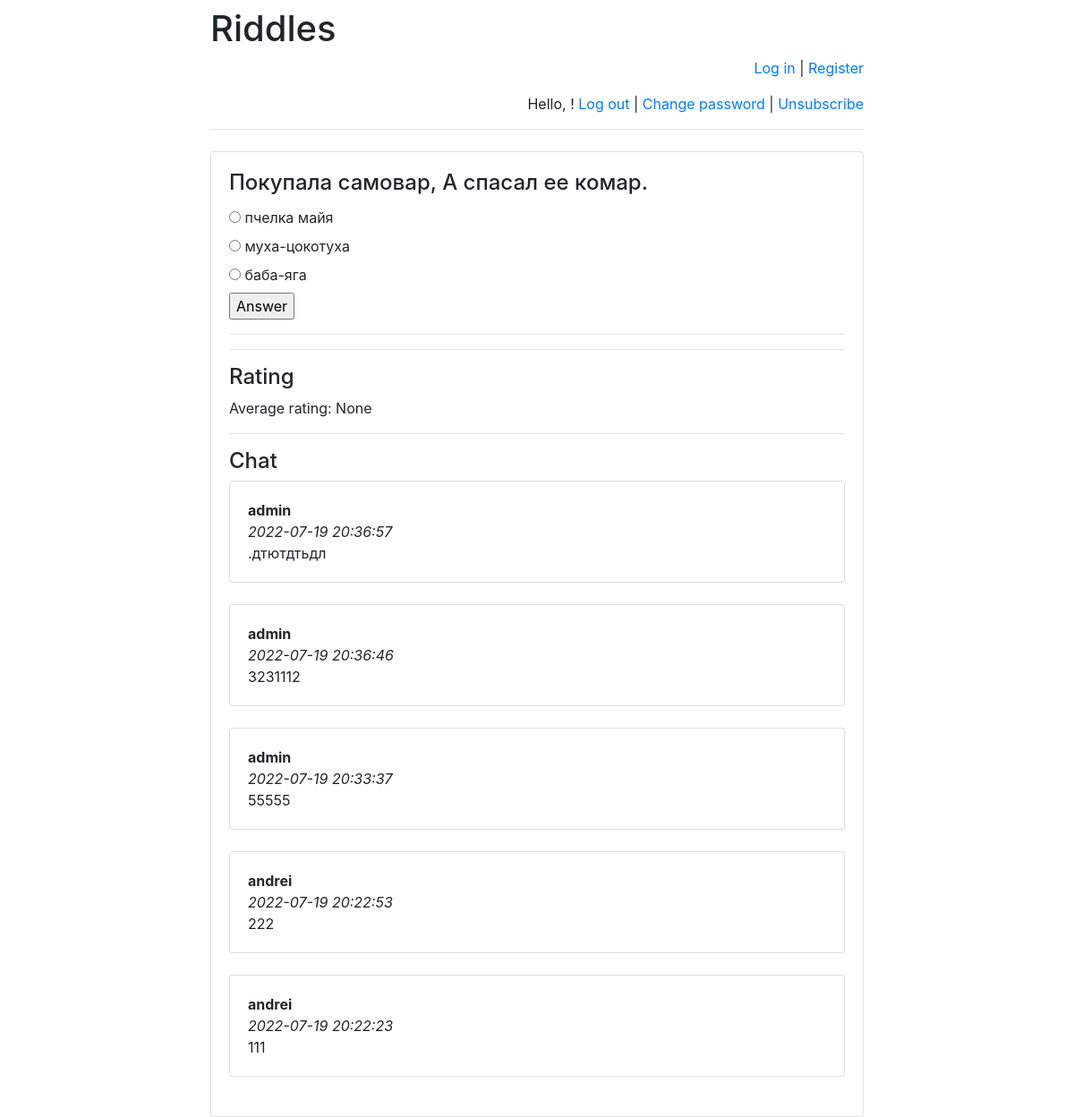
The page /riddles/2/ on the database as committed earlier.
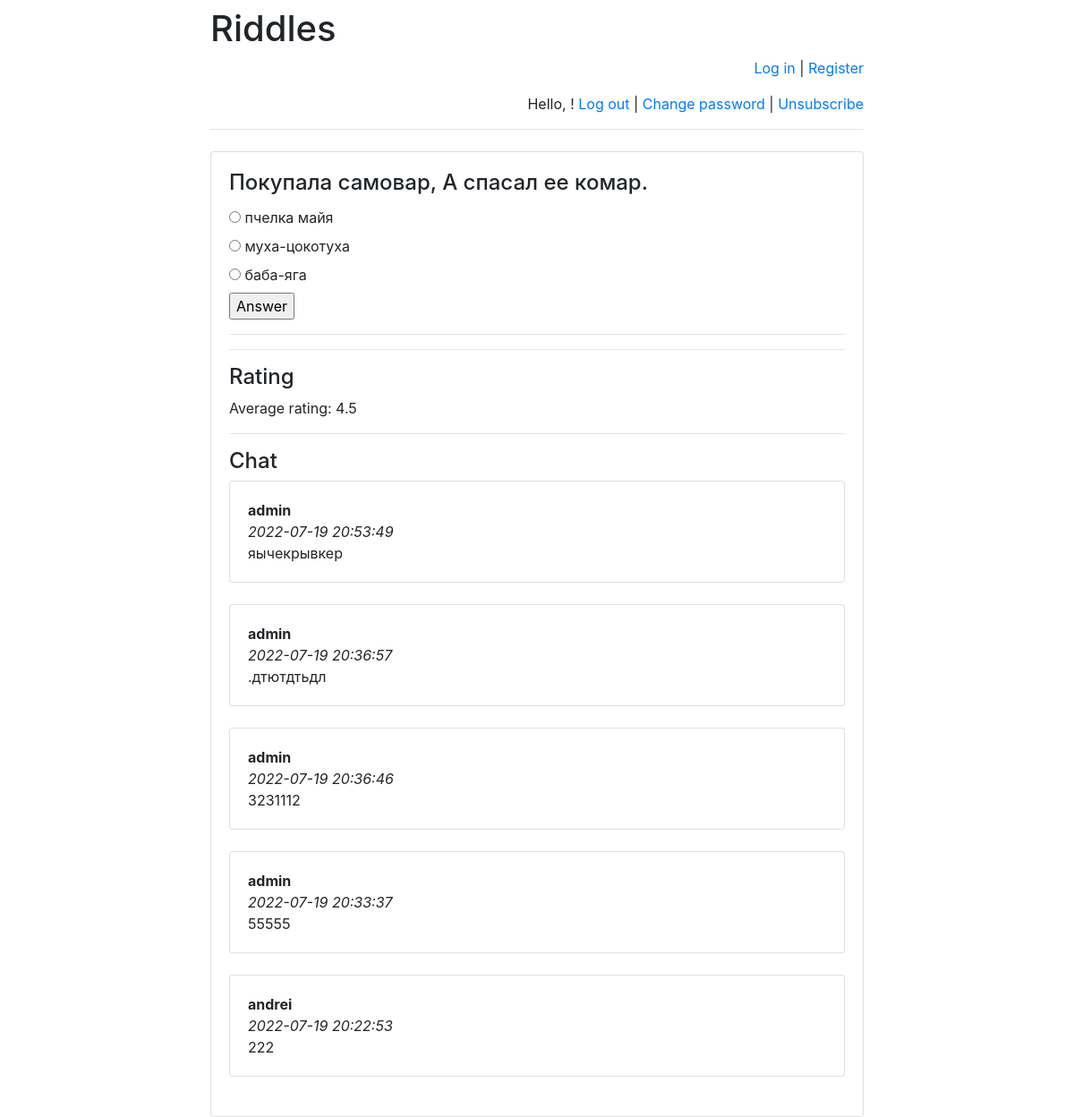
The same page on the database as committed later.
### riddles/models.py (models this page shows)
class Option(models.Model):
    riddle = models.ForeignKey(Riddle, on_delete=models.CASCADE)
    text = models.CharField(max_length=255)
    correct = models.BooleanField(default=False)

class Message(models.Model):
    chat = models.ForeignKey(
        Riddle,
        verbose_name='Чат под загадкой',
        on_delete=models.CASCADE)
    author = models.ForeignKey(
        User,
        verbose_name='Пользователь', on_delete=models.CASCADE)
    message = models.TextField('Сообщение')
    pub_date = models.DateTimeField(
        'Дата сообщения',
        default=timezone.now)

### riddles/views.py (the view)
# urls.py: re_path(r'^([0-9]+)/$', views.detail, name='detail'),
def detail(request, riddle_id):
    error_message = None
    if "error_message" in request.GET:
        error_message = request.GET["error_message"]
    ordered_option_set = \
        list(Option.objects.filter(riddle_id=riddle_id))
    option_iter = \
        numpy.random.permutation(len(ordered_option_set))
    option_set = []
    for num in option_iter:
        option_set.append(ordered_option_set[num])
    return render(
        request,
        "answer.html",
        {
            "option_set": option_set,
            "riddle": get_object_or_404(
                Riddle, pk=riddle_id),
            "error_message": error_message,
            "latest_messages":
                Message.objects
                    .filter(chat_id=riddle_id)
                    .order_by('-pub_date')[:5],
            "already_rated_by_user":
                Mark.objects
                    .filter(author_id=request.user.id)
                    .filter(riddle_id=riddle_id)
                    .count(),
            "user_rating":
                Mark.objects
                    .filter(author_id=request.user.id)
                    .filter(riddle_id=riddle_id)
                    .aggregate(Avg('mark'))
                    ["mark__avg"],
            "avg_mark":
                Mark.objects
                    .filter(riddle_id=riddle_id)
                    .aggregate(Avg('mark'))
                    ["mark__avg"]
        }
    )

### templates/answer.html (shortened to what this page needs)
{% extends 'base.html' %}
{% block main %}
<h4 class="card-title">{{ riddle.riddle_text }}</h4>
<form action="answer/" method="post">
    {% for option in option_set %}
        <input type="radio"
               name="option"
               id="option{{ forloop.counter }}"
               value="{{ option.id }}"/>
        <label for="option{{ forloop.counter }}">
            {{ option.text }}
        </label><br>
    {% endfor %}
    <input type="submit" value="Answer"/>
</form>
<hr>
    <hr>
<h4>Rating</h4>
    <p>Average rating:
        <span id="avg_mark_span">
            {{ avg_mark }}
        </span>
    </p>
<hr>
<h4>Chat</h4>
<div id="history">
    {% for message in latest_messages %}
        <div class="card">
        <div class="card-body">
            <strong>
                {{ message.author.username }}
            </strong>
            <br/>
            <em>
                {{ message.pub_date|date:'Y-m-d H:i:s' }}
            </em>
            <br/>
            {{ message.message }}
        </div>
        </div>
        <br/>
    {% endfor %}
</div>
{% endblock %}

Rows that differ between the two databases and show on the page:
no longer on this page (row unchanged): Message: author.username "andrei", pub_date "2022-07-19 20:22:23", message "111"
added Message: author.username "admin", pub_date "2022-07-19 20:53:49", message "яычекрывкер"
Other text that changed with them:
{{ avg_mark }}: "None" → "4.5"
